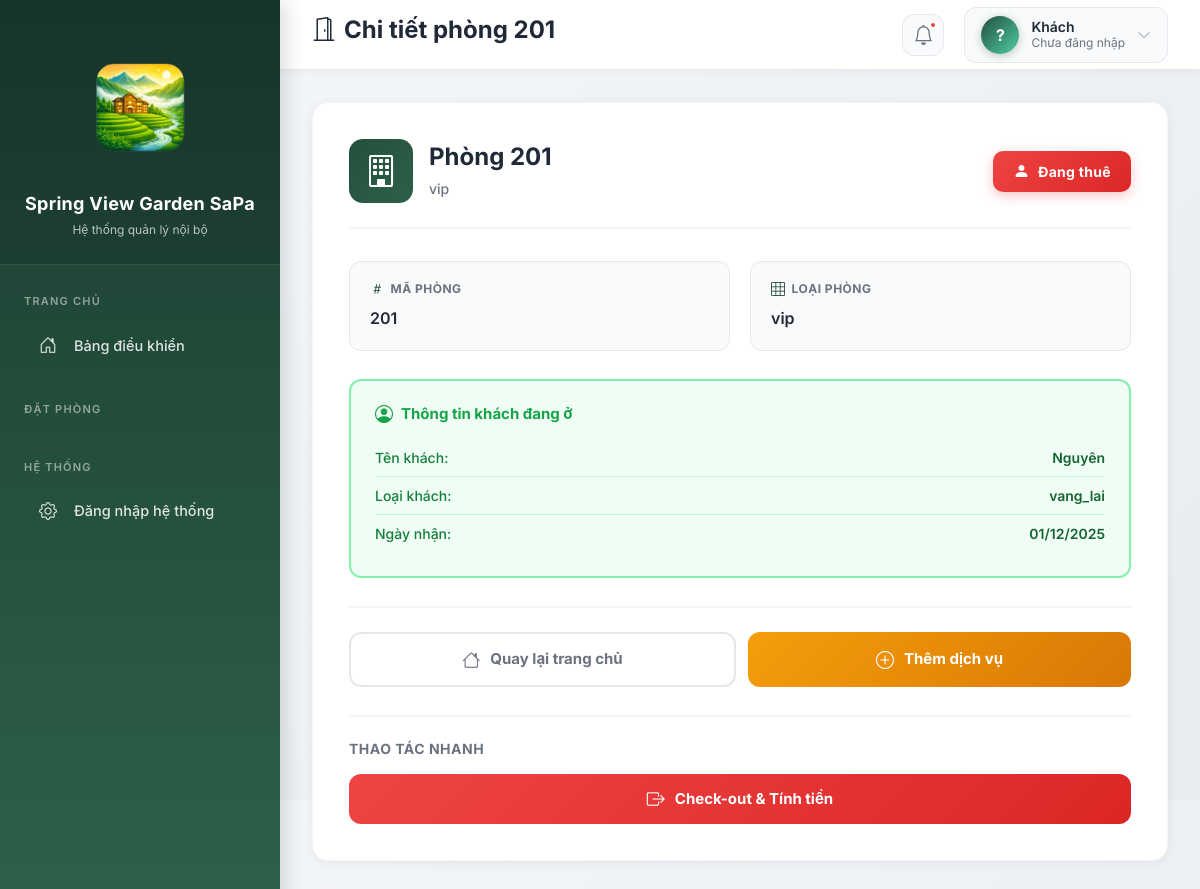
Page /phong/201/ on the earlier database version.
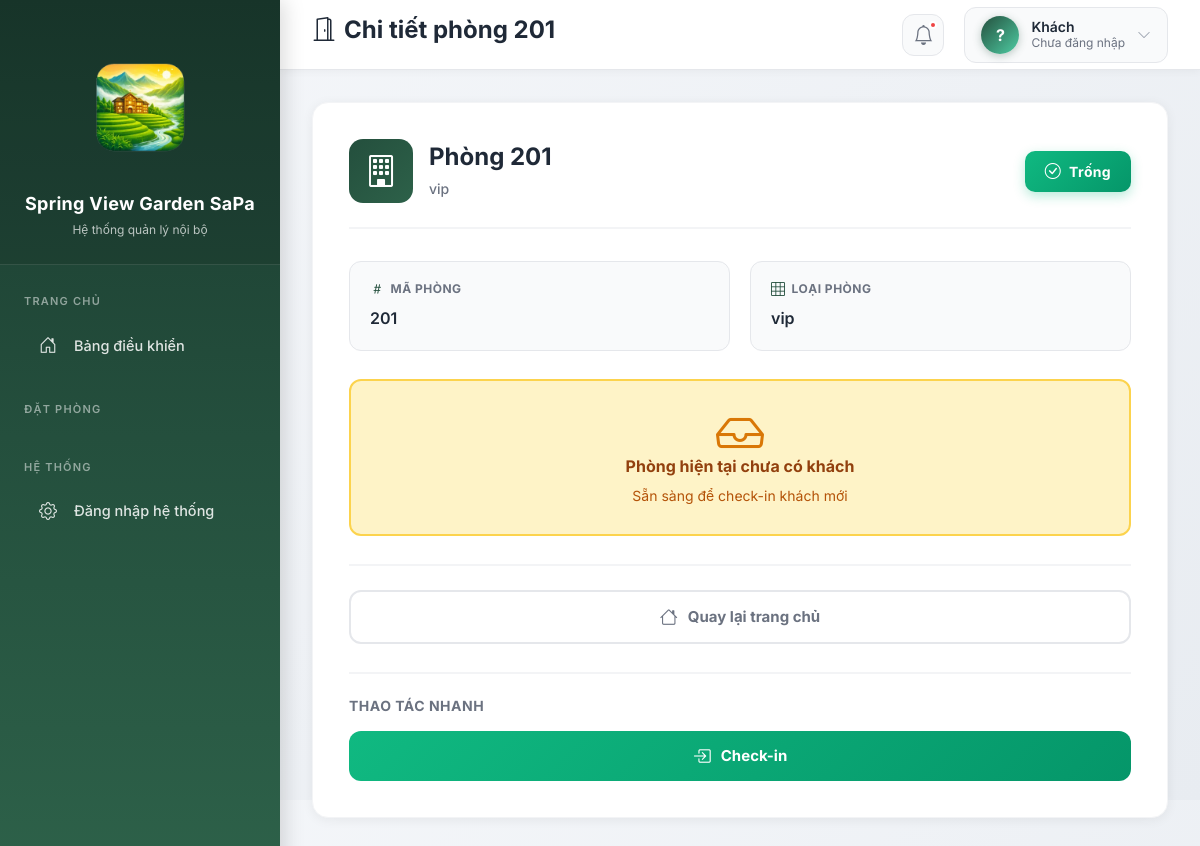
Same page on the later database version.
### dat_phong/models.py (models this page shows, shortened)
class DatPhong(models.Model):
    LOAI_KHACH_CHOICES = [
        ('vang_lai', 'Vãng lai'),
        ('tour', 'Khách tour đoàn'),
        ('booking', 'Booking'),
        ('agoda', 'Agoda'),
        ('traveloka', 'Traveloka'),
    ]
    ma_khach = models.CharField(
        max_length=10,
        unique=True,
        editable=False,
        null=True,
        blank=True,
        verbose_name="Mã khách"
    )
    phong = models.ForeignKey(
        Phong,
        on_delete=models.PROTECT,
        verbose_name="Phòng"
    )
    ten_khach = models.CharField(
        max_length=100,
        verbose_name="Tên khách"
    )
    loai_khach = models.CharField(
        max_length=20,
        choices=LOAI_KHACH_CHOICES,
        verbose_name="Loại khách"
    )
    ngay_nhan = models.DateField(
        verbose_name="Ngày nhận phòng"
    )
    ngay_tra_du_kien = models.DateField(
        verbose_name="Ngày trả dự kiến"
    )
    ngay_tra = models.DateField(
        null=True,
        blank=True,
        verbose_name="Ngày trả phòng"
    )
    dang_o = models.BooleanField(
        default=True,
        verbose_name="Đang ở"
    )
    class Meta:
        ordering = ['-dang_o', '-ngay_nhan']

### khach_san/views.py (the view)
# urls.py: path('phong/<str:ma_phong>/', views.chi_tiet_phong, name='chi_tiet_phong'),
def chi_tiet_phong(request, ma_phong):
    phong = get_object_or_404(Phong, ma_phong=ma_phong)
    dat_phong_hien_tai = DatPhong.objects.filter(
        phong=phong,
        dang_o=True
    ).first()
    context = {
        'phong': phong,
        'dat_phong_hien_tai': dat_phong_hien_tai
    }
    return render(request, 'khach_san/chi_tiet_phong.html', context)

### templates/khach_san/chi_tiet_phong.html (shortened to what this page needs)
<html>
 <head>
  <script src="https://cdn.tailwindcss.com" type="text/javascript"></script>
 </head>
 <body>
  {% extends "base.html" %} {% block title %}Chi tiết phòng {{ phong.ma_phong }}{% endblock %} {% block page_title %} <i class="bi bi-door-open me-2"></i>Chi tiết phòng {{ phong.ma_phong }} {% endblock %}  {% block content %}
  <div class="room-detail-container">
   <div class="room-detail-card">
    <div class="room-header">
     <div class="room-header-left">
      <div class="room-icon-box"><i class="bi bi-building"></i>
      </div>
      <div class="room-header-text">
       <h3>Phòng {{ phong.ma_phong }}</h3>
       <p>{{ phong.loai_phong.ten_loai }}</p>
      </div>
     </div>
     <div>
      {% if phong.trang_thai == 'trong' %} <span class="room-status-badge available"> <i class="bi bi-check-circle"></i> Trống </span> {% elif phong.trang_thai == 'dang_thue' %} <span class="room-status-badge occupied"> <i class="bi bi-person-fill"></i> Đang thuê </span> {% elif phong.trang_thai == 'dang_bao_tri' %} <span class="room-status-badge maintenance"> <i class="bi bi-tools"></i> Đang bảo trì </span> {% endif %}
     </div>
    </div>
    <div class="room-info-grid">
     <div class="room-info-item">
      <h6><i class="bi bi-hash"></i> Mã phòng</h6>
      <p>{{ phong.ma_phong }}</p>
     </div>
     <div class="room-info-item">
      <h6><i class="bi bi-grid-3x3"></i> Loại phòng</h6>
      <p>{{ phong.loai_phong.ten_loai }}</p>
     </div>
    </div> {% if dat_phong_hien_tai %}
    <div class="guest-info-section">
     <h5><i class="bi bi-person-circle"></i> Thông tin khách đang ở</h5>
     <div class="guest-info-row"><span class="guest-info-label">Tên khách:</span> <span class="guest-info-value">{{ dat_phong_hien_tai.ten_khach }}</span>
     </div>
     <div class="guest-info-row"><span class="guest-info-label">Loại khách:</span> <span class="guest-info-value">{{ dat_phong_hien_tai.loai_khach }}</span>
     </div>
     <div class="guest-info-row"><span class="guest-info-label">Ngày nhận:</span> <span class="guest-info-value">{{ dat_phong_hien_tai.ngay_nhan|date:"d/m/Y" }}</span>
     </div>
    </div> {% else %}
    <div class="empty-guest-state"><i class="bi bi-inbox"></i>
     <h6>Phòng hiện tại chưa có khách</h6>
     <p>Sẵn sàng để check-in khách mới</p>
    </div> {% endif %}
    <div class="room-actions"><a href="{% url 'bao_cao:trang_chu' %}" class="btn-room-action secondary"> <i class="bi bi-house"></i> Quay lại trang chủ </a> {% if dat_phong_hien_tai %} <a href="{% url 'dat_phong:them_dich_vu' dat_phong_hien_tai.id %}" class="btn-room-action warning"> <i class="bi bi-plus-circle"></i> Thêm dịch vụ </a> {% endif %}
    </div> {% if phong.trang_thai == 'trong' or phong.trang_thai == 'dang_thue' %}
    <div class="quick-actions-section">
     <h6>Thao tác nhanh</h6>
     <div class="quick-actions-buttons">
      {% if phong.trang_thai == 'trong' %} <a href="{% url 'khach_san:check_in' phong.ma_phong %}" class="btn-room-action success"> <i class="bi bi-box-arrow-in-right"></i> Check-in </a> {% elif phong.trang_thai == 'dang_thue' and dat_phong_hien_tai %} <a href="{% url 'dat_phong:check_out' dat_phong_hien_tai.id %}" class="btn-room-action danger"> <i class="bi bi-box-arrow-right"></i> Check-out &amp; Tính tiền </a> {% endif %}
     </div>
    </div> {% endif %}
   </div>
  </div> {% endblock %}

Differences in the rows shown:
no longer on this page (row edited): DatPhong: ten_khach "Nguyên", loai_khach "vang_lai", ngay_nhan "01/12/2025"
changed Phong "vip": trang_thai "dang_thue" → "trong" (drawn)
Other differences:
text no longer shown: "Đang thuê Thông tin khách đang ở Tên khách: Loại khách: Ngày nhận: Thêm dịch vụ Check-out & Tính tiền"
text now shown: "Trống Phòng hiện tại chưa có khách Sẵn sàng để check-in khách mới Check-in"
